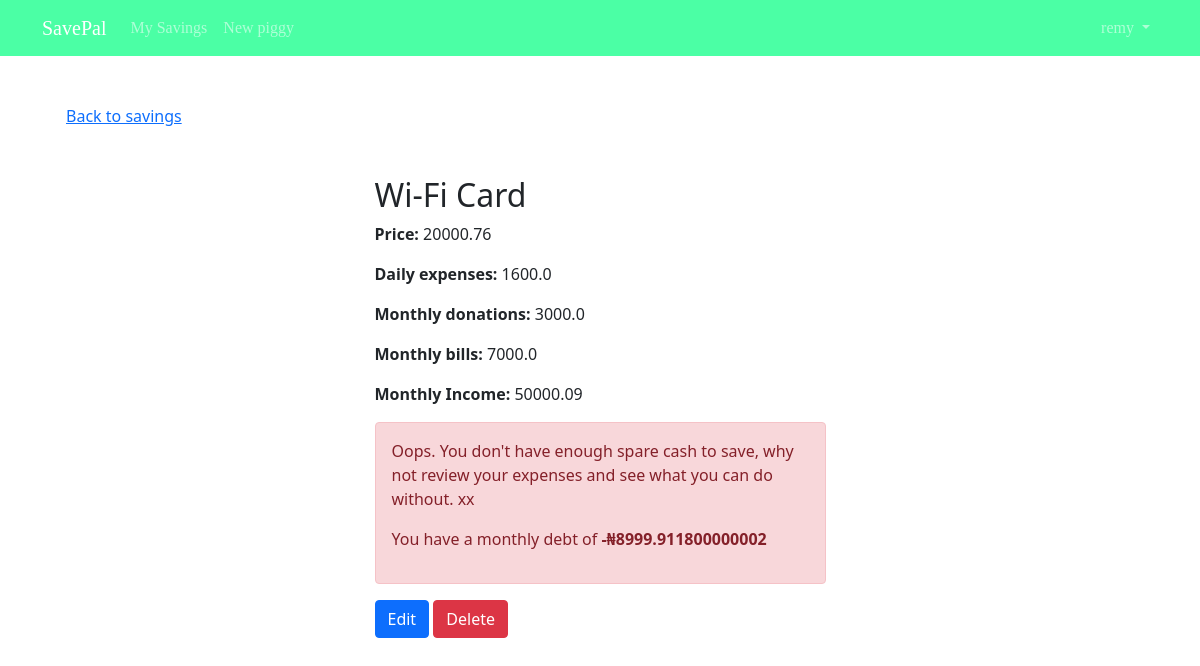
The page /piggy/3/ (signed in) on the database its author committed.
### users/models.py (models this page shows)
class CustomUser(AbstractUser):
    email = models.EmailField(unique=True)

### savings/models.py (models this page shows, shortened)
class Piggy(models.Model):
    saver = models.ForeignKey(
        get_user_model(),
        on_delete=models.CASCADE)
    monthly_income = models.FloatField(null=True, blank=True)
    desired_item = models.CharField(max_length=200, blank=True)
    desired_item_cost = models.FloatField(null=True, blank=True)
    daily_expenses = models.FloatField(null=True, blank=True)
    monthly_donations = models.FloatField(null=True, blank=True)
    monthly_bills = models.FloatField(null=True, blank=True)
    created = models.DateTimeField(auto_now_add=True)

### savings/views.py (the view)
# urls.py: path('piggy/<int:piggy_pk>/', view_savings, name='savings_detail'),
def view_savings(request, piggy_pk):
    piggy = get_object_or_404(Piggy, pk=piggy_pk)
    if request.method == "GET":
        piggy = get_object_or_404(Piggy, pk=piggy_pk, saver=request.user)
        miscellaneous = piggy.monthly_income * 0.02
        spare_cash = piggy.monthly_income - ((piggy.daily_expenses * 30) + piggy.monthly_donations + piggy.monthly_bills + miscellaneous)
        if -(spare_cash) == abs(spare_cash):
            error = "Oops. You don't have enough spare cash to save, why not review your expenses and see what you can do without. xx"
            num_saving_days = piggy.desired_item_cost/abs(spare_cash)
            num_saving_days = ceil(num_saving_days)
            return render(request, "savings_detail.html", {"piggy":piggy, "spare_cash":abs(spare_cash), "days":num_saving_days, "error":error})
        else:
            num_saving_days = piggy.desired_item_cost/spare_cash
            num_saving_days = ceil(num_saving_days)
            return render(request, "savings_detail.html", {"piggy":piggy, "spare_cash":spare_cash, "days":num_saving_days})

### templates/savings_detail.html (shortened to what this page needs)
{% extends 'base.html' %}
{% block content %}
<br>
<br>
    <div class="container row">
        <div class="col-md-6">
            <a href="{% url 'savings_list' %}">Back to savings</a>
        </div>
    </div>
    <div class="row justify-content-center mt-5">
        <div class="col-md-5">
            <h2>{{ piggy.desired_item }}</h2>
            <p><b>Price:</b> {{ piggy.desired_item_cost }}</p>
            <p><b>Daily expenses:</b> {{ piggy.daily_expenses }}</p>
            <p><b>Monthly donations:</b> {{ piggy.monthly_donations }}</p>
            <p><b>Monthly bills:</b> {{ piggy.monthly_bills }}</p>
            <p><b>Monthly Income:</b> {{ piggy.monthly_income }}</p>
            {% if error %}
            <div class="alert alert-danger" role="alert">
                <p>{{ error }}</p>
                <p>You have a monthly debt of <b>-₦{{ spare_cash }}</b></p>
            </div>
            {% endif %}
            <a href="{% url 'savings_edit' piggy.pk %}" role="button" class="btn btn-primary">Edit</a>
            <a href="{% url 'savings_delete' piggy.pk %}" role="button" class="btn btn-danger">Delete</a>
        </div>
    </div>
{% endblock content %}

### templates/base.html (shortened to what this page needs)
<!DOCTYPE html>
<html lang="en">
<head>
    <link href="https://cdn.jsdelivr.net/npm/bootstrap@5.1.3/dist/css/bootstrap.min.css" rel="stylesheet">
</head>
<body>
    <nav class="navbar navbar-expand-md navbar-dark" style="background-color:#00ff80b4;">
        <div class="container">
          <a class="navbar-brand" href="{% url 'home' %}">
            SavePal
          </a>
          <div class="collapse navbar-collapse" id="navbarSupportedContent">
            {% if user.is_authenticated %}
            <ul class="navbar-nav mr-auto">
              <li class="nav-item">
                <a class="nav-link" aria-current="page" href="{% url 'savings_list' %}">My Savings</a>
              </li>
              <li class="nav-item">
                <a class="nav-link" href="{% url 'savings_new' %}">New piggy</a>
              </li>
            </ul>
            {% endif %}
            <ul class="navbar-nav ms-auto">
              {% if user.is_authenticated %}
              <li class="nav-item dropdown">
                <a class="nav-link dropdown-toggle" href="#" role="button" id="userMenu"
                data-bs-toggle="dropdown" aria-haspopup="true" aria-expanded="false">
                {{ user.username }}
                </a>
                {% endif %}
            </li>
            </ul>
          </div>
        </div>
      </nav>
    <div class="container">
        {% block content %}
        {% endblock content %}
    </div>
</body>
</html>

### templates/base.html (style rules this page uses)
.navbar a { font-family: 'Dangrek', cursive; }

### rows shown on the page
CustomUser: username "remy"
Piggy: desired_item "Wi-Fi Card", desired_item_cost "20000.76", daily_expenses "1600.0", monthly_donations "3000.0", monthly_bills "7000.0", monthly_income "50000.09"

### other values the page prints
{{ error }} "Oops. You don't have enough spare cash to save, why not review your expenses and see what you can do without. xx"
{{ spare_cash }} "8999.911800000002"
